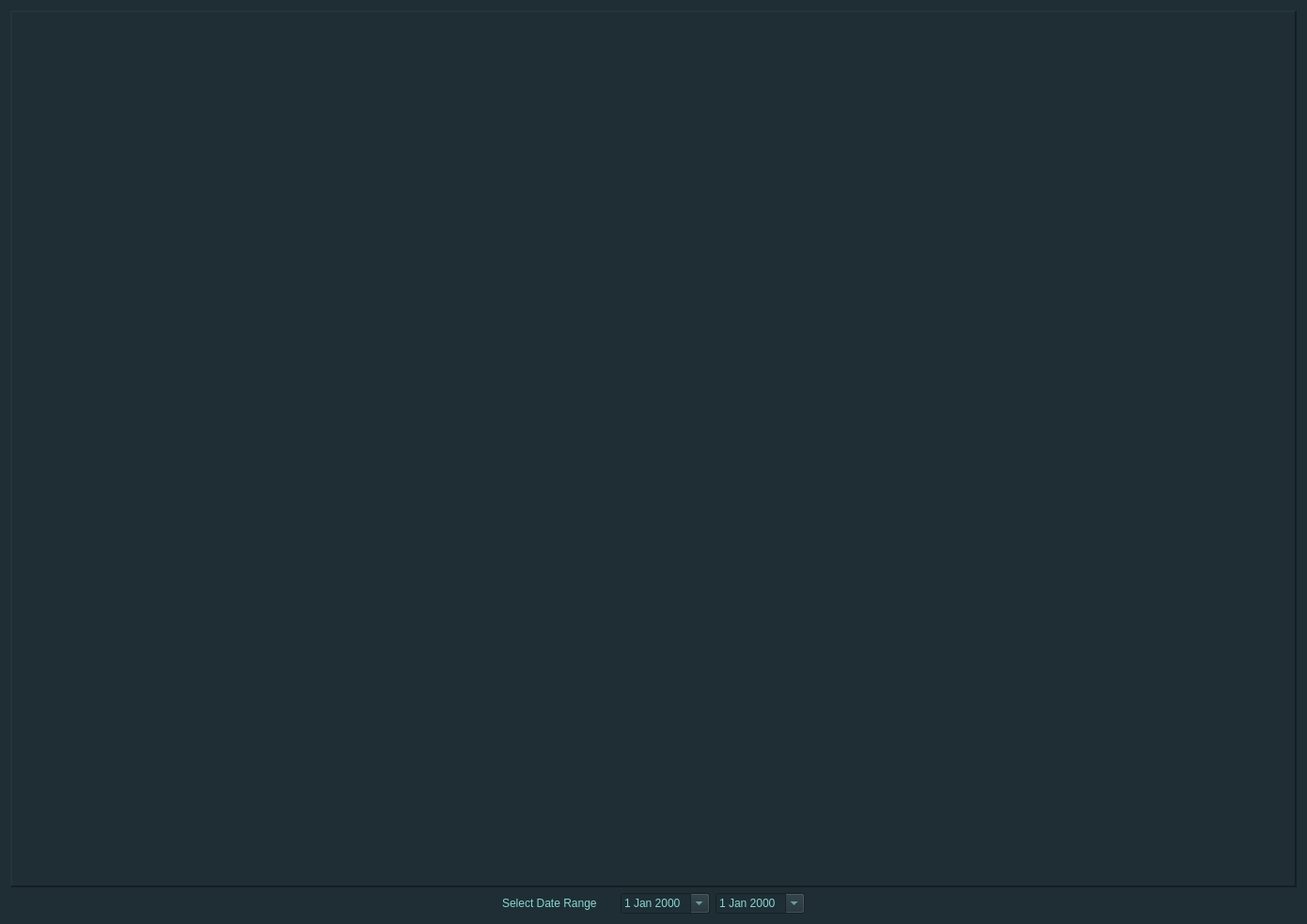
<?xml version="1.0" encoding="UTF-8"?>
<ui version="4.0">
 <class>ProjectsOverTimeWindow</class>
 <widget class="QWidget" name="ProjectsOverTimeWindow">
  <property name="geometry">
   <rect>
    <x>0</x>
    <y>0</y>
    <width>1390</width>
    <height>983</height>
   </rect>
  </property>
  <property name="windowTitle">
   <string>Form</string>
  </property>
  <property name="styleSheet">
   <string notr="true">QWidget{
	background-color: #1E2E34;
}</string>
  </property>
  <layout class="QVBoxLayout" name="verticalLayout">
   <item>
    <widget class="QFrame" name="projectsOverTimeFrame">
     <property name="sizePolicy">
      <sizepolicy hsizetype="Expanding" vsizetype="Expanding">
       <horstretch>0</horstretch>
       <verstretch>0</verstretch>
      </sizepolicy>
     </property>
     <property name="frameShape">
      <enum>QFrame::Shape::Panel</enum>
     </property>
     <property name="frameShadow">
      <enum>QFrame::Shadow::Raised</enum>
     </property>
     <property name="lineWidth">
      <number>2</number>
     </property>
     <property name="midLineWidth">
      <number>1</number>
     </property>
     <layout class="QGridLayout" name="gridLayout">
      <item row="0" column="0">
       <widget class="AnalyticsChartDesigner" name="ProjectsOverTimeWidget" native="true"/>
      </item>
     </layout>
    </widget>
   </item>
   <item>
    <layout class="QHBoxLayout" name="horizontalLayout">
     <item>
      <spacer name="horizontalSpacer">
       <property name="orientation">
        <enum>Qt::Orientation::Horizontal</enum>
       </property>
       <property name="sizeHint" stdset="0">
        <size>
         <width>40</width>
         <height>20</height>
        </size>
       </property>
      </spacer>
     </item>
     <item alignment="Qt::AlignmentFlag::AlignHCenter|Qt::AlignmentFlag::AlignVCenter">
      <widget class="QLabel" name="selectDateRangeLabel">
       <property name="minimumSize">
        <size>
         <width>120</width>
         <height>0</height>
        </size>
       </property>
       <property name="styleSheet">
        <string notr="true">QLabel{
	color : #89D5D2;
}</string>
       </property>
       <property name="text">
        <string>Select Date Range</string>
       </property>
      </widget>
     </item>
     <item>
      <widget class="QDateEdit" name="StartDateEdit">
       <property name="styleSheet">
        <string notr="true">QDateEdit{
	color: #89D5D2;
	background-color: #1E2E34;
}
QCalendarWidget QAbstractItemView {
    background-color: #1E2E34;
    color: #89D5D2;
}
QCalendarWidget QWidget {
    background-color: #1E2E34;
    color: #89D5D2;
}

QCalendarWidget QToolButton {
    color: #89D5D2;
    background-color: #1E2E34;
}

QCalendarWidget QAbstractItemView:enabled {
    color: #89D5D2;
    background-color: #1E2E34;
    selection-background-color: #4F5E63;
    selection-color: #89D5D2;
}
QCalendarWidget QHeaderView {
    color: #89D5D2;
    background-color: #1E2E34;
}

QCalendarWidget qt_calendar_calendarview QHeaderView::section {
    color: #89D5D2;
    background-color: #1E2E34;
}</string>
       </property>
       <property name="currentSection">
        <enum>QDateTimeEdit::Section::MonthSection</enum>
       </property>
       <property name="calendarPopup">
        <bool>true</bool>
       </property>
      </widget>
     </item>
     <item>
      <widget class="QDateEdit" name="EndDateEdit">
       <property name="styleSheet">
        <string notr="true">QDateEdit{
	color: #89D5D2;
	background-color: #1E2E34;
}
QCalendarWidget QAbstractItemView {
    background-color: #1E2E34;
    color: #89D5D2;
}
QCalendarWidget QWidget {
    background-color: #1E2E34;
    color: #89D5D2;
}

QCalendarWidget QToolButton {
    color: #89D5D2;
    background-color: #1E2E34;
}

QCalendarWidget QAbstractItemView:enabled {
    color: #89D5D2;
    background-color: #1E2E34;
    selection-background-color: #4F5E63;
    selection-color: #89D5D2;
}
QCalendarWidget QHeaderView {
    color: #89D5D2;
    background-color: #1E2E34;
}

QCalendarWidget qt_calendar_calendarview QHeaderView::section {
    color: #89D5D2;
    background-color: #1E2E34;
}</string>
       </property>
       <property name="currentSection">
        <enum>QDateTimeEdit::Section::MonthSection</enum>
       </property>
       <property name="calendarPopup">
        <bool>true</bool>
       </property>
      </widget>
     </item>
     <item>
      <spacer name="horizontalSpacer_2">
       <property name="orientation">
        <enum>Qt::Orientation::Horizontal</enum>
       </property>
       <property name="sizeHint" stdset="0">
        <size>
         <width>40</width>
         <height>20</height>
        </size>
       </property>
      </spacer>
     </item>
    </layout>
   </item>
  </layout>
 </widget>
 <customwidgets>
  <customwidget>
   <class>AnalyticsChartDesigner</class>
   <extends>QWidget</extends>
   <header>architectsLog_analytics</header>
   <container>1</container>
  </customwidget>
 </customwidgets>
 <resources/>
 <connections/>
</ui>
